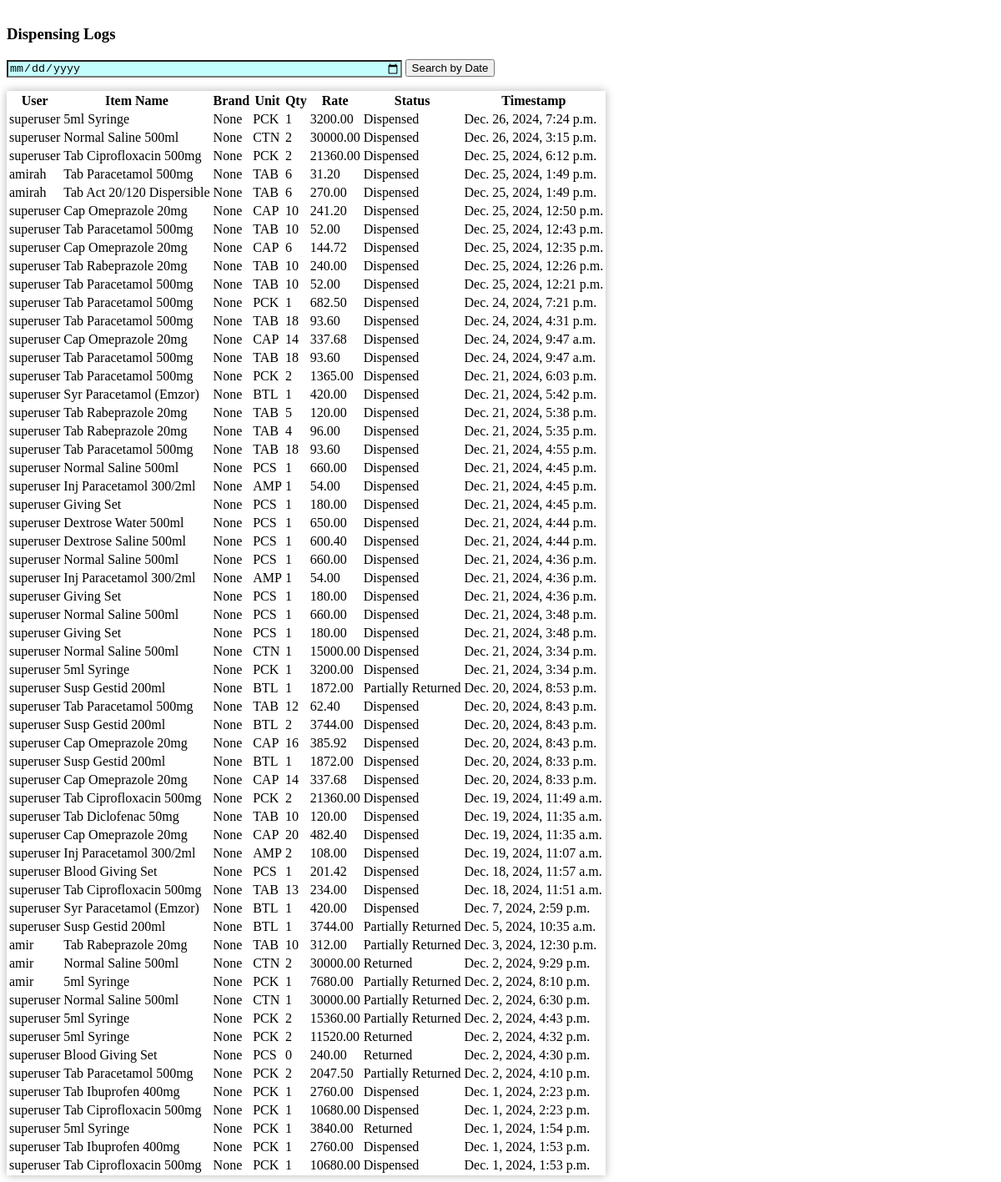
/dispensing_log/ (signed in), run on an earlier commit of the app's database.
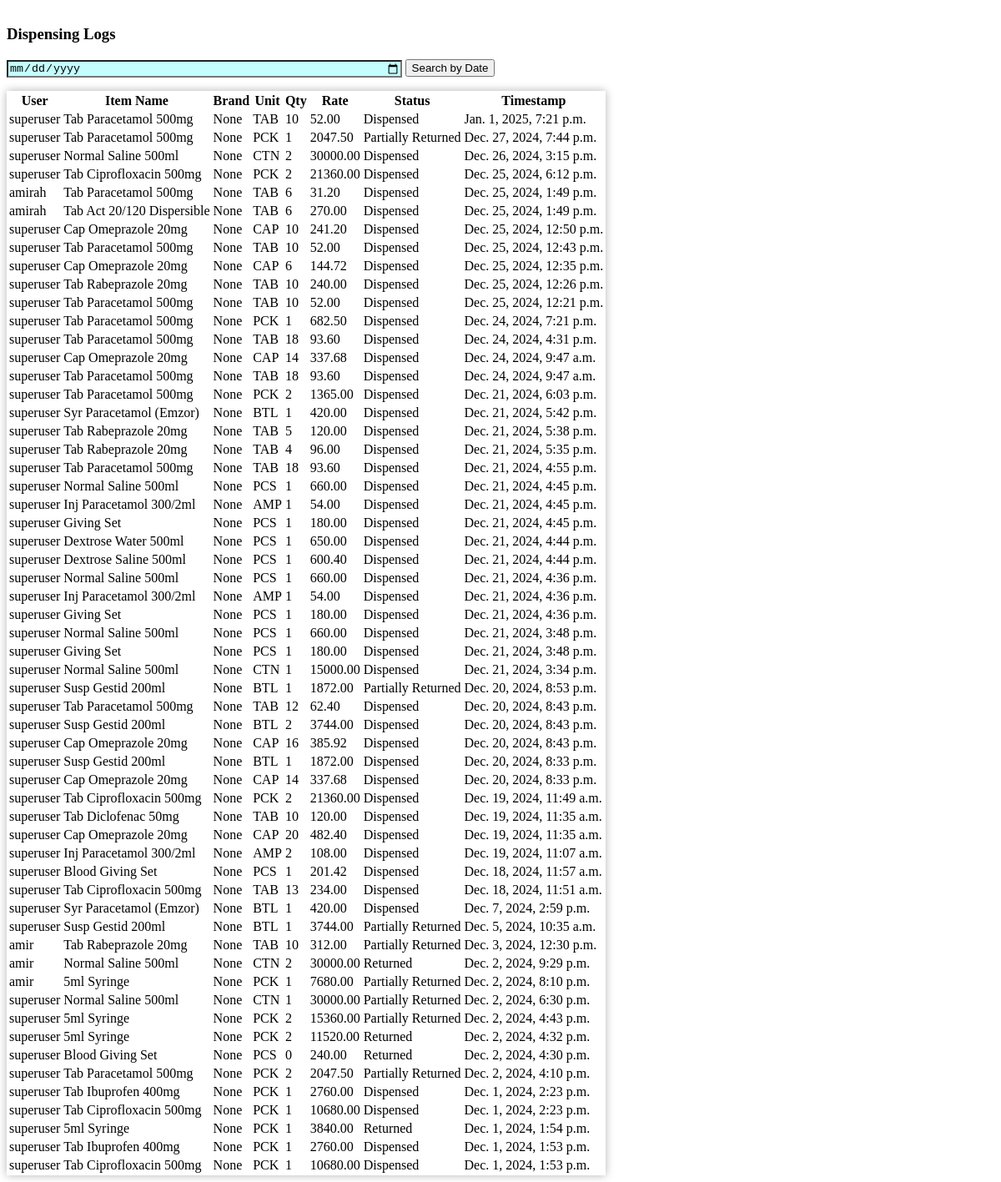
And on a later commit of the database.
### app/models.py (models this page shows, shortened)
class DispensingLog(models.Model):
    UNIT_CHOICES = [
        ('PCS', 'Pieces'),
        ('TAB', 'Tablets'),
        ('CARD', 'Cards'),
        ('TIN', 'Tins'),
        ('BTL', 'Bottles'),
        ('PCK', 'Packets'),
        ('ROLL', 'Rolls'),
        ('CTN', 'Cartons'),
        ('AMP', 'Ample'),
        ('VAIL', 'Vail'),
        ('UNDEFINED', 'Undefined'),
    ]
    STATUS_CHOICES = [
        ('Returned', 'Returned'),
        ('Partially Returned', 'Partially Returned'),
        ('Dispensed', 'Dispensed'),
    ]
    user = models.ForeignKey(User, on_delete=models.CASCADE)
    name = models.CharField(max_length=100)
    brand = models.CharField(max_length=100, blank=True, null=True, default='None')
    unit = models.CharField(max_length=10, choices=UNIT_CHOICES, default='UNDEFINED')
    quantity = models.PositiveIntegerField(default=0)
    amount = models.DecimalField(max_digits=10, decimal_places=2, default=0)
    status = models.CharField(max_length=20, choices=STATUS_CHOICES, default='Dispensed')
    created_at = models.DateTimeField(default=datetime.datetime.now)

### app/views.py (the view)
# urls.py: path('dispensing_log/', views.dispensing_log, name='dispensing_log'),
@login_required
def dispensing_log(request):
    logs = DispensingLog.objects.all().order_by('-created_at')
    if date_filter := request.GET.get('date'):
        selected_date = parse_date(date_filter)
        if selected_date:
            logs = logs.filter(created_at__date=selected_date)
            return render(request, 'partials/partials_dispensing_log.html', {'logs': logs})
    if status_filter := request.GET.get('status'):
        logs = logs.filter(status=status_filter)
        return render(request, 'partials/partials_dispensing_log.html', {'logs': logs})
    return render(request, 'dispensing_log.html', {'logs': logs})

### app/templates/dispensing_log.html (shortened to what this page needs)
{% block content %}
<div class="col-md-10 offset-md-2" id="main">
    <h3 class="col-md-8 offset-md-3">Dispensing Logs</h3>
    <form method="GET" action="" hx-get="{% url 'dispensing_log' %}" hx-target="#logsTable" hx-swap="outerHTML">
        <input type="date" name="date" id="searchDate" class="form-control" value="{{ request.GET.date|default:'' }}"
            style="background-color: rgb(196, 253, 253); width: 40%;">
        <input type="submit" class="btn btn-primary btn-sm mb-3 mt-1" value="Search by Date">
    </form>
    <table class="table table-hover" style="box-shadow: 0 0 10px rgba(0, 0, 0, 0.3);">
        <thead class="table-primary">
            <tr>
                <th scope="col">User</th>
                <th scope="col">Item Name</th>
                <th scope="col">Brand</th>
                <th scope="col">Unit</th>
                <th scope="col">Qty</th>
                <th scope="col">Rate</th>
                <th scope="col">Status</th>
                <th scope="col">Timestamp</th>
            </tr>
        </thead>
        <tbody id="logsTable">
            {% for log in logs %}
            <tr>
                <td>{{ log.user.get_full_name|default:log.user.username }}</td>
                <td>{{ log.name|title }}</td>
                <td>{{ log.brand|title }}</td>
                <td>{{ log.unit }}</td>
                <td>{{ log.quantity }}</td>
                <td>{{ log.amount }}</td>
                <td>{{ log.get_status_display }}</td>
                <td>{{ log.created_at }}</td>
            </tr>
            {% endfor %}
        </tbody>
    </table>
</div>
{% endblock %}

What changed in the data, as far as the page shows it:
removed DispensingLog: user.get_full_name "superuser", name "5ml Syringe", brand "None", unit "PCK", quantity "1", amount "3200.00", status "Dispensed", created_at "Dec. 26, 2024, 7:24 p.m."
removed DispensingLog: user.get_full_name "superuser", name "5ml Syringe", brand "None", unit "PCK", quantity "1", amount "3200.00", status "Dispensed", created_at "Dec. 21, 2024, 3:34 p.m."
added DispensingLog: user.get_full_name "superuser", name "Tab Paracetamol 500mg", brand "None", unit "TAB", quantity "10", amount "52.00", status "Dispensed", created_at "Jan. 1, 2025, 7:21 p.m."
added DispensingLog: user.get_full_name "superuser", name "Tab Paracetamol 500mg", brand "None", unit "PCK", quantity "1", amount "2047.50", status "Partially Returned", created_at "Dec. 27, 2024, 7:44 p.m."
